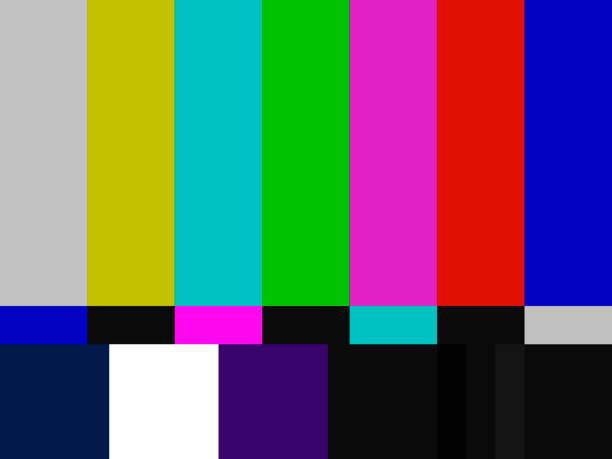
//> input picture image/imagem_original.jpg, 612 x 459 px
$ ./atv3   (built with g++ and OpenCV 4)
//> lines starting //> are read from the running program, lines starting //| are printed output that depends on the picture; after the words box and inside, x2 and y2 are one past the last pixel; in counts of white or black regions, pixels touching at a corner belong together
#include <iostream>
#include <opencv2/opencv.hpp>
#include <opencv2/imgcodecs.hpp>

using namespace std;
using namespace cv;

int main()
{
    // Carregar imagens
    Mat image = imread("../image/imagem_original.jpg");
//> image is the input picture: 459 rows x 612 cols, CV_8UC3; mean B, G, R 105, 97.8, 100.8
    Mat grayImage = imread("../image/imagem_cinza_aritmetica.jpg"); // Supondo que você já tem uma imagem em tons de cinza
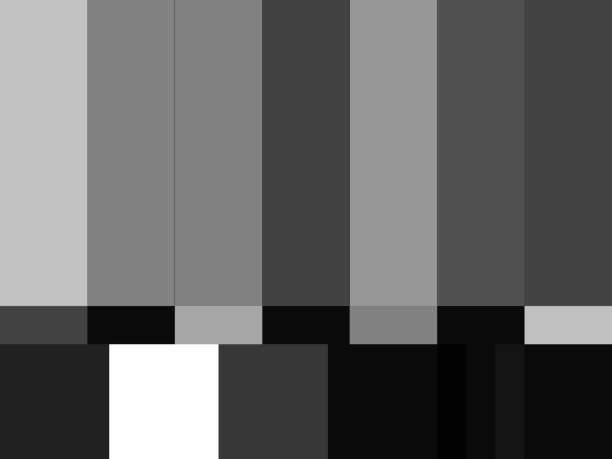
//> input picture image/imagem_cinza_aritmetica.jpg, 612 x 459 px
//> grayImage is the input picture: 459 rows x 612 cols, CV_8UC3; min 0, max 255, mean 101

    if (image.empty() || grayImage.empty())
    {
        cerr << "Erro ao carregar a imagem!" << endl;
        return 1;
    }

    // atividade 3 Limiarização (tons de cinza e colorida)
    Mat imageLimiarColorida(image.rows, image.cols, CV_8UC3);
    Mat imageGrayLimiar(grayImage.rows, grayImage.cols, CV_8UC1); // Deve ser CV_8UC1 para imagem cinza
    double limiar = 127.5;                                        // valor médio entre 0 e 255

    // Limiarização para imagem COLORIDA
    for (int i = 0; i < image.rows; i++)
    {
        for (int j = 0; j < image.cols; j++)
        {
            Vec3b pixel = image.at<Vec3b>(i, j); // Acessa o pixel (B, G, R)
            Vec3b novoPixel;

            for (int c = 0; c < 3; c++) // Correção: use 'c' em vez de 'i'
            {
                if (pixel[c] < limiar)
                {
                    novoPixel[c] = 0;
                }
                else
                {
                    novoPixel[c] = 255;
                }
            }

            imageLimiarColorida.at<Vec3b>(i, j) = novoPixel;
        }
    }
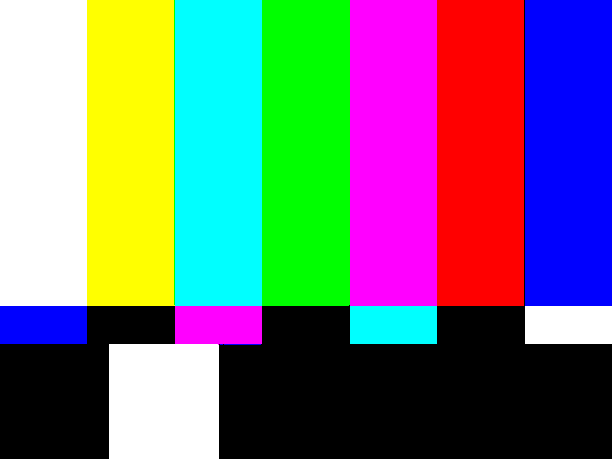
//> imageLimiarColorida: 459 rows x 612 cols, CV_8UC3; mean B, G, R 120.2, 114.7, 114.2

    // Limiarização para imagem em TONS DE CINZA
    for (int i = 0; i < grayImage.rows; i++)
    {
        for (int j = 0; j < grayImage.cols; j++)
        {
            uchar pixel = grayImage.at<uchar>(i, j);
            uchar novoPixel;

            if (pixel < limiar)
            {
                novoPixel = 0;
            }
            else
            {
                novoPixel = 255;
            }

            imageGrayLimiar.at<uchar>(i, j) = novoPixel;
        }
    }
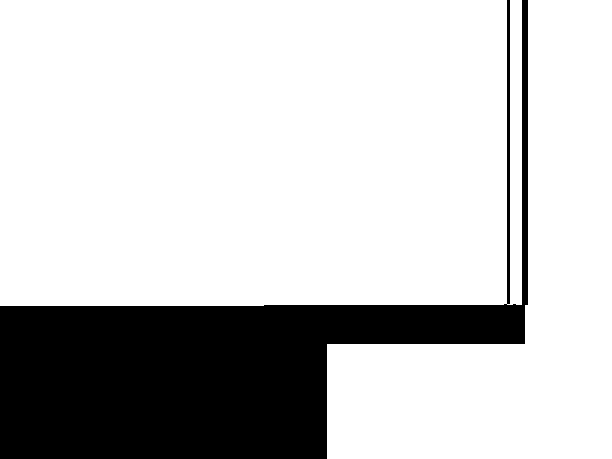
//> imageGrayLimiar: 459 rows x 612 cols, CV_8UC1; 78.4% white; 1 black region, box (x1, y1, x2, y2) and area: (0, 0, 528, 459) 60564

    imwrite("../image/imageLimiarColorida.jpg", imageLimiarColorida);
    imwrite("../image/imageGrayLimiar.jpg", imageGrayLimiar);

    return 0;
}
